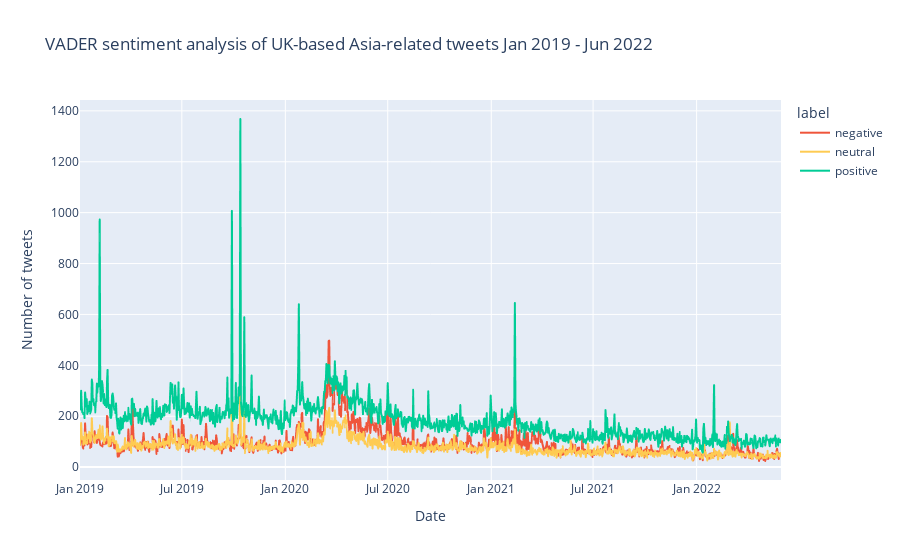

Source (notebook cell):
### Code cell
fig = px.line(sentimentOverTimeDf, x='day', y='cnt', color='label', title = "VADER sentiment analysis of UK-based Asia-related tweets Jan 2019 - Jun 2022", 

labels={
                     "day": "Date",
                     "cnt": "Number of tweets"
                 },
             color_discrete_map={ # replaces default color mapping by value
                "negative":  '#EF553B', "neutral": '#FECB52', "positive": '#00CC96'
            }
)
           
fig.show()

### Figure 1 — Plotly figure (JSON) as saved in the notebook; plotly's stock layout.template omitted (floating-point values rounded to 4 significant figures; data arrays with more than 128 entries replaced by an {"elided": "..."} marker saying what was removed)
{"data": [{"hovertemplate": "label=negative<br>Date=%{x}<br>Number of tweets=%{y}<extra></extra>", "legendgroup": "negative", "line": {"color": "#EF553B", "dash": "solid"}, "marker": {"symbol": "circle"}, "mode": "lines", "name": "negative", "showlegend": true, "type": "scattergl", "x": {"elided": "1247 str values"}, "xaxis": "x", "y": {"elided": "1247 int values"}, "yaxis": "y"}, {"hovertemplate": "label=neutral<br>Date=%{x}<br>Number of tweets=%{y}<extra></extra>", "legendgroup": "neutral", "line": {"color": "#FECB52", "dash": "solid"}, "marker": {"symbol": "circle"}, "mode": "lines", "name": "neutral", "showlegend": true, "type": "scattergl", "x": {"elided": "1247 str values"}, "xaxis": "x", "y": {"elided": "1247 int values"}, "yaxis": "y"}, {"hovertemplate": "label=positive<br>Date=%{x}<br>Number of tweets=%{y}<extra></extra>", "legendgroup": "positive", "line": {"color": "#00CC96", "dash": "solid"}, "marker": {"symbol": "circle"}, "mode": "lines", "name": "positive", "showlegend": true, "type": "scattergl", "x": {"elided": "1247 str values"}, "xaxis": "x", "y": {"elided": "1247 int values"}, "yaxis": "y"}], "layout": {"legend": {"title": {"text": "label"}, "tracegroupgap": 0}, "title": {"text": "VADER sentiment analysis of UK-based Asia-related tweets Jan 2019 - Jun 2022"}, "xaxis": {"anchor": "y", "domain": [0, 1], "title": {"text": "Date"}}, "yaxis": {"anchor": "x", "domain": [0, 1], "title": {"text": "Number of tweets"}}}}
